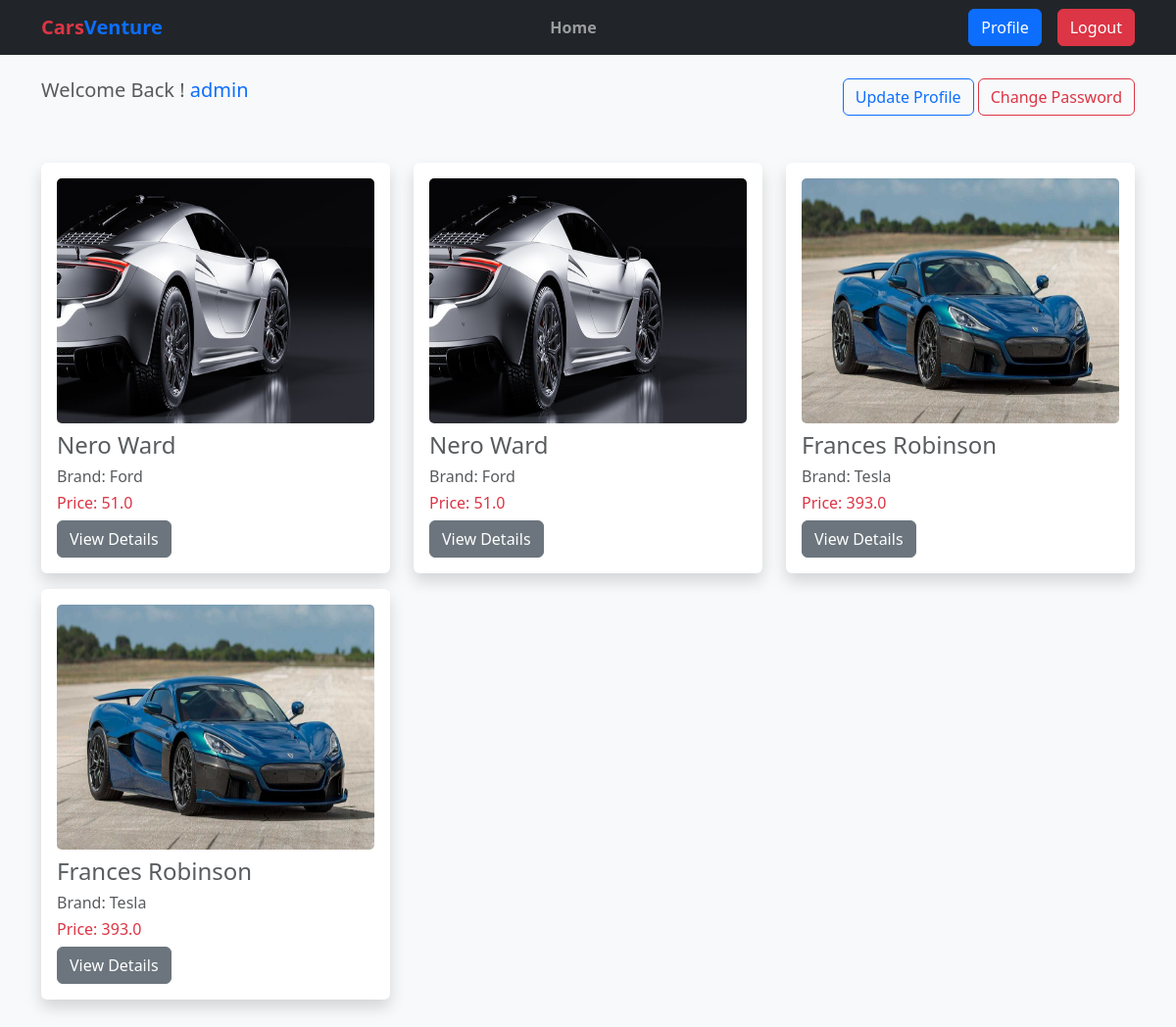
/profile/ (signed in), run on the app's committed database.
### car/models.py (models this page shows, shortened)
class Order(models.Model):
    user = models.ForeignKey(User, on_delete=models.CASCADE)
    car = models.ForeignKey(Car, on_delete=models.CASCADE, blank=True, null=True)

class Car(models.Model):
    name = models.CharField(max_length=100)
    brand = models.ForeignKey(Brand, on_delete=models.CASCADE)
    price = models.FloatField(max_length=100)
    quantity = models.IntegerField()
    description = models.TextField()
    image = models.ImageField(upload_to="uploads/car/")

### brand/models.py (models this page shows, shortened)
class Brand(models.Model):
    name = models.CharField(max_length=100)
    slug = models.SlugField(max_length=100, unique=True)

### car_venture/views.py (the view)
# urls.py: path("profile/", views.UserProfileView.as_view(), name="profile"),
@method_decorator(login_required, name="dispatch")
class UserProfileView(TemplateView):
    template_name = "profile.html"
    def get_context_data(self, **kwargs):
        context = super().get_context_data(**kwargs)
        o = Order.objects.filter(user=self.request.user)
        context["orders"] = Order.objects.filter(user=self.request.user)
        return context

### templates/profile.html
{% extends "base.html" %}
{% block content %}
<div class="container">
  <div class="d-flex justify-content-between mt-4">
    <h5 class="text-muted">Welcome Back ! <span class="text-primary">{{request.user}}</span></h5>
    <div>
      <a href="{% url "update-profile" %}" class="btn btn-outline-primary">Update Profile</a>
      <a href="{% url "change-password" %}" class="btn btn-outline-danger">Change Password</a>
    </div>
  </div>
  <div class="cars">
    <div class="row my-5">
      {% for order in orders %}
      <div class="col-md-4 mb-3">
        <div class="card border-0 shadow">
          <div class="card-body">
            <img src="{{order.car.image.url}}" style="height: 250px;" class="card-img" alt="">
            <h4 class="card-title text-muted mt-2">{{order.car.name}}</h4>
            <h6 class="text-muted">Brand: {{order.car.brand.name}}</h6>
            <h6 class="text-danger">Price: {{order.car.price}}</h6>
            <a href="{% url "car_details" order.car.id %}" class="btn btn-secondary">View Details</a>
          </div>
        </div>
      </div>
      {% endfor %}
    </div>
  </div>
</div>
{% endblock content %}

### data on the page
Order: car.image (picture), car.name "Nero Ward", car.brand.name "Ford", car.price "51.0"
Order: car.image (picture), car.name "Nero Ward", car.brand.name "Ford", car.price "51.0"
Order: car.image (picture), car.name "Frances Robinson", car.brand.name "Tesla", car.price "393.0"
Order: car.image (picture), car.name "Frances Robinson", car.brand.name "Tesla", car.price "393.0"

### other printed values
{{ request.user }} "admin"
